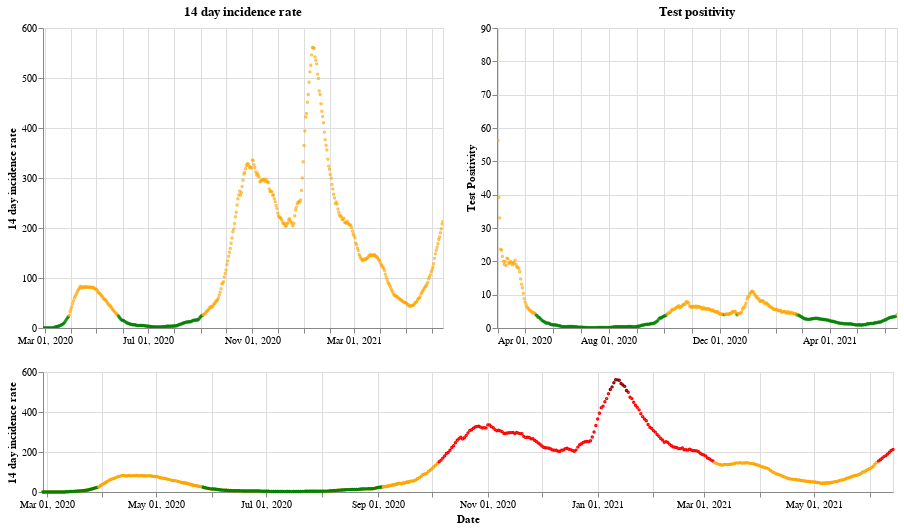

This figure's notebook cell:
### Markdown cell above
## Scotland

### Code cell
plot_traffic_light('Scotland')

### Figure 1 — Vega-Lite specification as saved in the notebook (floating-point values rounded to 4 significant figures; data arrays with more than 128 entries replaced by an {"elided": "..."} marker saying what was removed)
{"config": {"view": {"continuousWidth": 400, "continuousHeight": 300}}, "vconcat": [{"hconcat": [{"mark": {"type": "point", "size": 2}, "encoding": {"color": {"condition": {"value": "green", "test": "(datum.twoWeeklyCasesRate <= 25)"}, "value": "orange"}, "tooltip": [{"type": "nominal", "field": "areaName"}, {"type": "temporal", "field": "date"}, {"type": "quantitative", "field": "twoWeeklyCasesRate"}, {"type": "quantitative", "field": "testPositivity"}], "x": {"type": "temporal", "axis": {"title": ""}, "field": "date", "scale": {"domain": {"selection": "DateBrush"}}, "timeUnit": "yearmonthdate"}, "y": {"type": "quantitative", "axis": {"title": "14 day incidence rate"}, "field": "twoWeeklyCasesRate"}}, "title": "14 day incidence rate", "width": 400}, {"mark": {"type": "point", "size": 2}, "encoding": {"color": {"condition": {"value": "green", "test": "(datum.testPositivity <= 4)"}, "value": "orange"}, "tooltip": [{"type": "nominal", "field": "areaName"}, {"type": "temporal", "field": "date"}, {"type": "quantitative", "field": "twoWeeklyCasesRate"}, {"type": "quantitative", "field": "testPositivity"}], "x": {"type": "temporal", "axis": {"title": ""}, "field": "date", "scale": {"domain": {"selection": "DateBrush"}}, "timeUnit": "yearmonthdate"}, "y": {"type": "quantitative", "axis": {"title": "Test Positivity"}, "field": "testPositivity"}}, "title": "Test positivity", "width": 400}]}, {"layer": [{"mark": {"type": "point", "size": 2}, "encoding": {"color": {"condition": {"value": "orange", "test": "((50 && datum.twoWeeklyCasesRate) < 150)"}, "value": "red"}, "opacity": {"condition": {"value": 1, "test": "((50 && datum.twoWeeklyCasesRate) < 500)"}, "value": 0}, "tooltip": [{"type": "nominal", "field": "areaName"}, {"type": "temporal", "field": "date"}, {"type": "quantitative", "field": "twoWeeklyCasesRate"}, {"type": "quantitative", "field": "testPositivity"}], "x": {"type": "temporal", "axis": {"title": "Date"}, "field": "date", "timeUnit": "yearmonthdate"}, "y": {"type": "quantitative", "axis": {"title": "14 day incidence rate"}, "field": "twoWeeklyCasesRate"}}, "selection": {"DateBrush": {"type": "interval", "encodings": ["x"], "fields": ["Time"]}}, "width": 850}, {"mark": {"type": "point", "size": 2}, "encoding": {"color": {"value": "darkred"}, "opacity": {"condition": {"value": 1, "test": "(datum.twoWeeklyCasesRate >= 500)"}, "value": 0}, "tooltip": [{"type": "nominal", "field": "areaName"}, {"type": "temporal", "field": "date"}, {"type": "quantitative", "field": "twoWeeklyCasesRate"}, {"type": "quantitative", "field": "testPositivity"}], "x": {"type": "temporal", "axis": {"title": "Date"}, "field": "date", "timeUnit": "yearmonthdate"}, "y": {"type": "quantitative", "axis": {"title": "14 day incidence rate"}, "field": "twoWeeklyCasesRate"}}, "width": 400}, {"mark": {"type": "point", "size": 2}, "encoding": {"color": {"condition": {"value": "green", "test": "((4 && datum.twoWeeklyCasesRate) < 25)"}, "value": "orange"}, "opacity": {"condition": {"value": 1, "test": "(datum.twoWeeklyCasesRate < 50)"}, "value": 0}, "tooltip": [{"type": "nominal", "field": "areaName"}, {"type": "temporal", "field": "date"}, {"type": "quantitative", "field": "twoWeeklyCasesRate"}, {"type": "quantitative", "field": "testPositivity"}], "x": {"type": "temporal", "axis": {"title": "Date"}, "field": "date", "timeUnit": "yearmonthdate"}, "y": {"type": "quantitative", "axis": {"title": "14 day incidence rate"}, "field": "twoWeeklyCasesRate"}}, "width": 400}], "height": 120, "width": 800}], "data": {"name": "data-f496840c40d9c15a8837f5d84b8b92e4"}, "$schema": "https://vega.github.io/schema/vega-lite/v4.8.1.json", "datasets": {"data-f496840c40d9c15a8837f5d84b8b92e4": {"elided": "473 records"}}}
